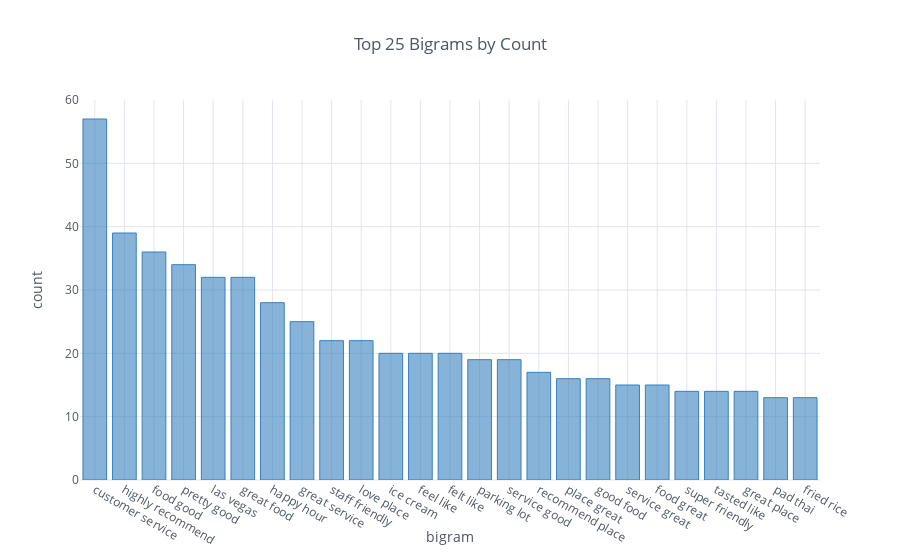

The notebook cell this image was saved under:
### Code cell
bigram_df = make_count_df(all_bigrams)
bigram_plot = bigram_df.iplot(kind='bar', 
                              asFigure=True, 
                              xTitle='bigram', 
                              yTitle='count', 
                              title='Top 25 Bigrams by Count',
                              color='blue')
cf.iplot(bigram_plot, legend=False)

### Figure 1 — Plotly figure (JSON) as saved in the notebook; plotly's stock layout.template omitted (floating-point values rounded to 4 significant figures)
{"data": [{"marker": {"color": "rgba(55, 128, 191, 0.6)", "line": {"color": "rgba(55, 128, 191, 1.0)", "width": 1}}, "name": "Count", "orientation": "v", "text": "", "type": "bar", "uid": "bee920", "x": ["customer service", "highly recommend", "food good", "pretty good", "las vegas", "great food", "happy hour", "great service", "staff friendly", "love place", "ice cream", "feel like", "felt like", "parking lot", "service good", "recommend place", "place great", "good food", "service great", "food great", "super friendly", "tasted like", "great place", "pad thai", "fried rice"], "y": [57, 39, 36, 34, 32, 32, 28, 25, 22, 22, 20, 20, 20, 19, 19, 17, 16, 16, 15, 15, 14, 14, 14, 13, 13]}], "layout": {"autosize": true, "legend": {"bgcolor": "#FFFFFF", "font": {"color": "#4D5663"}}, "paper_bgcolor": "#FFFFFF", "plot_bgcolor": "#FFFFFF", "showlegend": false, "title": "Top 25 Bigrams by Count", "titlefont": {"color": "#4D5663"}, "xaxis": {"autorange": true, "gridcolor": "#E1E5ED", "range": [-0.5, 24.5], "showgrid": true, "tickfont": {"color": "#4D5663"}, "title": "bigram", "titlefont": {"color": "#4D5663"}, "type": "category", "zerolinecolor": "#E1E5ED"}, "yaxis": {"autorange": true, "gridcolor": "#E1E5ED", "range": [0, 60], "showgrid": true, "tickfont": {"color": "#4D5663"}, "title": "count", "titlefont": {"color": "#4D5663"}, "type": "linear", "zerolinecolor": "#E1E5ED"}}}
